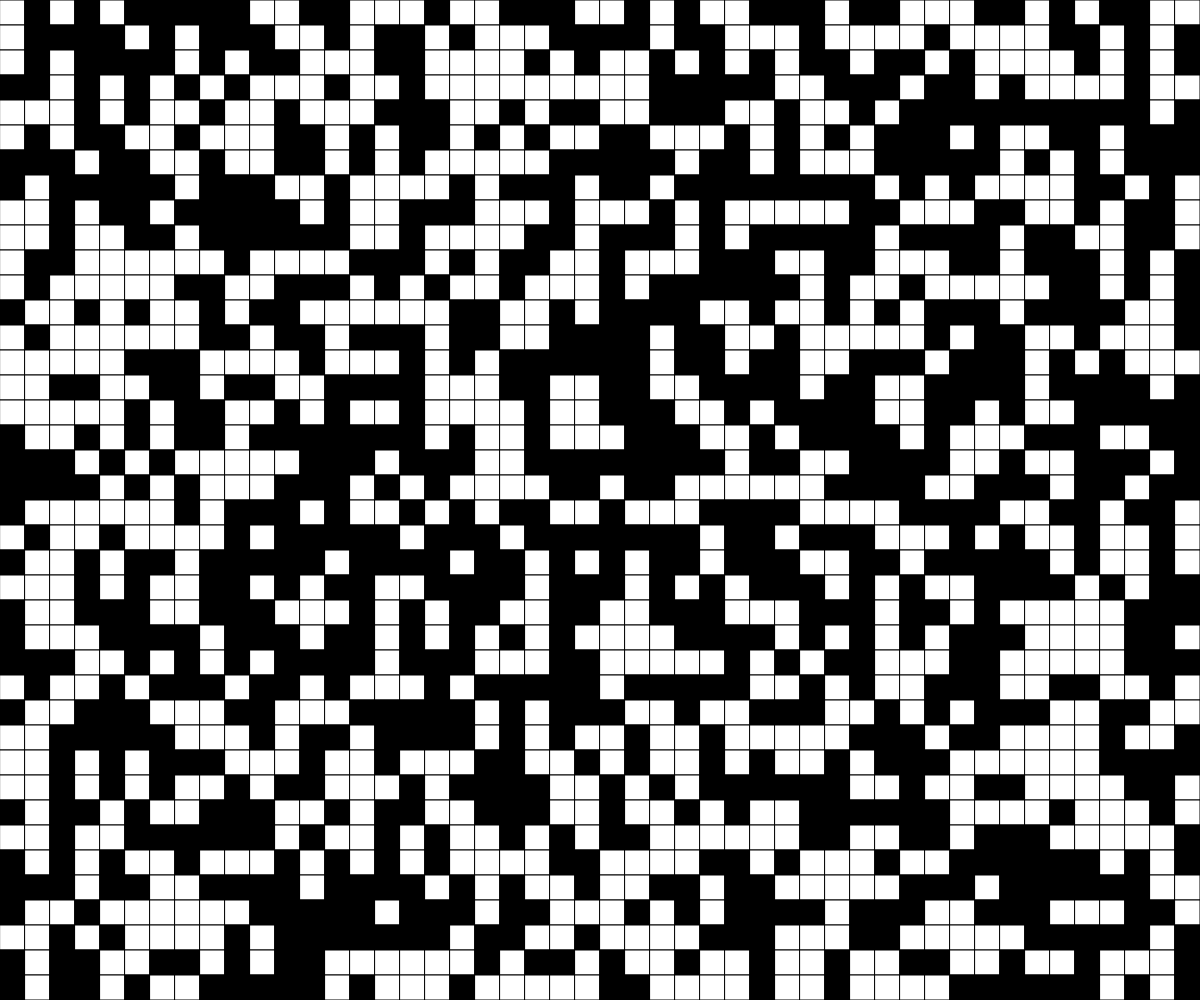
Frame 1 (no input)
Frame 60 (no input): identical to frame 1, image omitted
Frame 120 (the mouse pressed at the canvas centre since frame 60): identical to frame 1, image omitted

The p5.js sketch that drew this single still picture (run headless with seeded random() and noise() and a simulated clock; from frame 60 on, the mouse is pressed at the canvas centre):

// p5.js sketch
// ── sketch.js
// rectangle grid demo
// 10/28/2024

const CELL_SIZE = 25;
let grid;
let rows;
let cols;

function setup() {
  createCanvas(windowWidth, windowHeight);
  cols = Math.floor(width / CELL_SIZE);
  rows = Math.floor(height / CELL_SIZE);
  grid = generateRandomGrid(cols, rows);
}

function draw() {
  background(220);
  displayGrid();
}

function generateRandomGrid(cols, rows) {
  let newGrid = [];
  for (let y = 0; y < rows; y++) {
    newGrid.push([]);
    for (let x = 0; x < cols; x++) {
      if (random(100) < 50) {
        newGrid[y].push(0);
      }
      else {
        newGrid[y].push(1);
      }
    }
  }
  return newGrid;
}

function displayGrid() {
  for (let y = 0; y < rows; y++) {
    for (let x = 0; x < cols; x++) {
      if (grid[y][x] === 0) {
        fill("black");
      }
      else if (grid[y][x] === 1) {
        fill("white");
      }
      square(x*CELL_SIZE, y*CELL_SIZE, CELL_SIZE);
    }
  }
}
